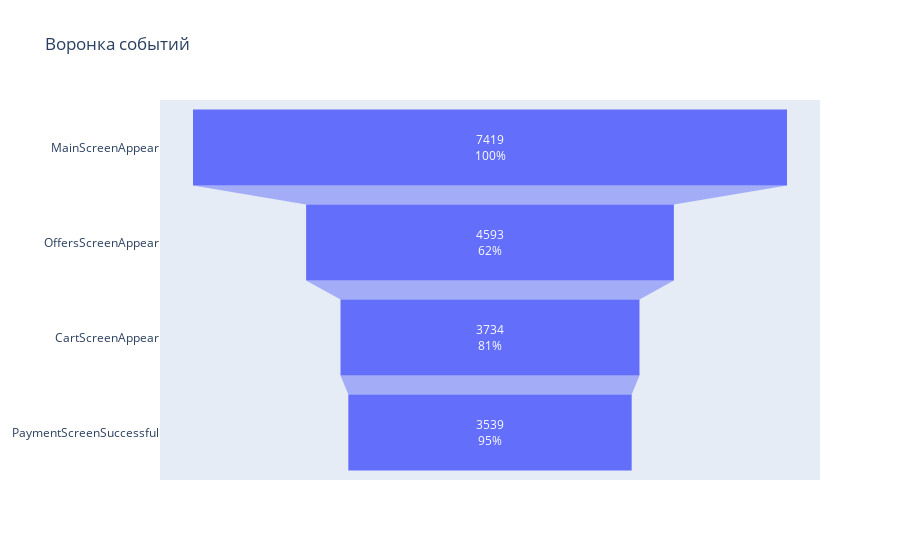

Notebook code cell kept with this figure:
### Markdown cell above
### Относительные показатели пользователей в разрезе событий

### Code cell
fig = go.Figure(go.Funnel(y = logs_funnel_users['event'],
                          x = logs_funnel_users['total_users'],
                          opacity = 1.0,
                          textposition = 'inside',
                          textinfo = 'value + percent previous'))
fig.update_layout(title_text='Воронка событий')
fig.show()

### Figure 1 — Plotly figure (JSON) as saved in the notebook; plotly's stock layout.template omitted (floating-point values rounded to 4 significant figures)
{"data": [{"opacity": 1, "textinfo": "value+percent previous", "textposition": "inside", "type": "funnel", "x": [7419, 4593, 3734, 3539], "y": ["MainScreenAppear", "OffersScreenAppear", "CartScreenAppear", "PaymentScreenSuccessful"]}], "layout": {"title": {"text": "Воронка событий"}}}
